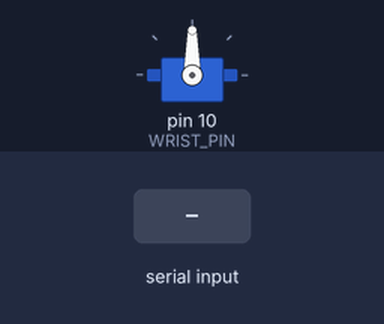
A sketch run on a simulated Arduino Uno, built with avr-gcc and run on an emulated ATmega328P. On the bench: servo. The test bench sets the inputs (shaded band). What the sketch prints to the serial monitor is not drawn.

Above: at 2.7 s.
2.8 s: "+" received over Serial
At 3.6 s:
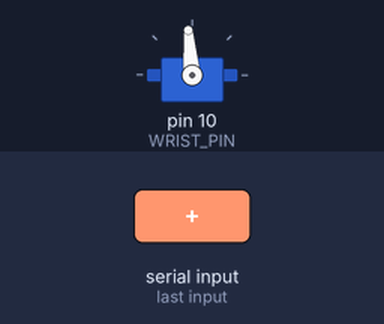
4.3 s: "+" received over Serial
At 4.8 s:
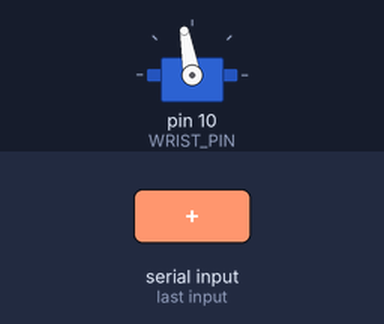
5.8 s: "-" received over Serial
At 7.1 s:
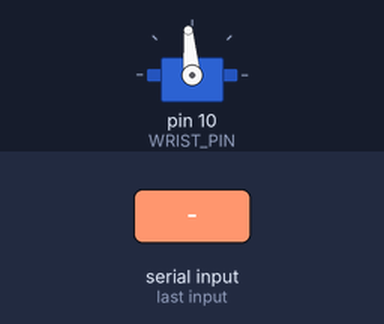
Timing chart, 0 to 8.3 s (numbered marks = the images above; inputs shaded):
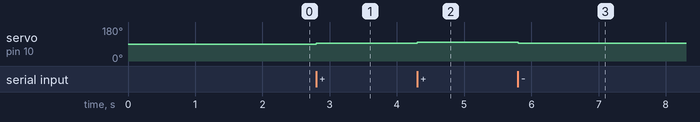

The sketch:

step3_one_servo.ino
```cpp
// ═══════════════════════════════════════════════════════════
// STEP 3 — One Servo (Wrist)
//
// WHAT THIS DOES:
//   Controls a single servo motor (the wrist joint).
//   A servo is different from a drive motor — instead of
//   spinning continuously, it moves to an exact angle
//   (like a clock hand pointing to a specific position).
//
// WHAT YOU LEARN:
//   - The Servo library (built into Arduino)
//   - Tracking an angle with a variable
//   - Setting min/max limits so the servo doesn't over-rotate
//
// HOW TO TEST:
//   1. Upload to Arduino
//   2. Open Serial Monitor (9600 baud)
//   3. Send + → servo nudges up 5 degrees
//   4. Send - → servo nudges down 5 degrees
//   5. Send 0 → servo returns to center (90°)
//   6. Watch the angle print after each move
// ═══════════════════════════════════════════════════════════


// This line loads the Servo library — a collection of code
// that someone already wrote so we don't have to figure out
// the low-level signal timing ourselves.
#include <Servo.h>


// ── WRIST SERVO SETTINGS ─────────────────────────────────
// PIN   = which Arduino pin the servo's signal wire is on
// MIN   = lowest angle we allow (protects the hardware)
// MAX   = highest angle we allow
// START = where the servo begins when powered on
const int WRIST_PIN   = 10;
const int WRIST_MIN   = 45;    // degrees — don't go below this
const int WRIST_MAX   = 135;   // degrees — don't go above this
const int WRIST_START = 90;    // degrees — center position


// ── SERVO OBJECT ─────────────────────────────────────────
// "Servo wristServo" creates a servo controller.
// Think of it as a remote control — you tell it an angle
// and it moves the physical servo to that position.
Servo wristServo;

// This variable remembers the current angle.
// We change this number, then tell the servo to go there.
int wristAngle = WRIST_START;


// ══════════════════════════════════════════════════════════
// SETUP
// ══════════════════════════════════════════════════════════
void setup() {
  Serial.begin(9600);

  // "attach" connects our servo object to the physical pin.
  // After this line, we can use wristServo.write(angle) to move it.
  wristServo.attach(WRIST_PIN);

  // Move the servo to its starting position.
  wristServo.write(wristAngle);

  Serial.println("Step 3 ready — send + / - / 0");
  Serial.print("Wrist angle: ");
  Serial.println(wristAngle);
}


// ══════════════════════════════════════════════════════════
// LOOP
// ══════════════════════════════════════════════════════════
void loop() {

  if (Serial.available() > 0) {
    char cmd = Serial.read();

    switch (cmd) {

      // ── NUDGE UP ──
      // Add 5 degrees to the angle.
      // If the result would exceed WRIST_MAX, clamp it.
      // "Clamping" = forcing a number to stay within bounds.
      case '+':
        wristAngle = wristAngle + 5;
        if (wristAngle > WRIST_MAX) {
          wristAngle = WRIST_MAX;   // don't exceed the limit
        }
        wristServo.write(wristAngle);
        Serial.print("Wrist angle: ");
        Serial.println(wristAngle);
        break;

      // ── NUDGE DOWN ──
      // Subtract 5 degrees. Clamp at WRIST_MIN.
      case '-':
        wristAngle = wristAngle - 5;
        if (wristAngle < WRIST_MIN) {
          wristAngle = WRIST_MIN;   // don't go below the limit
        }
        wristServo.write(wristAngle);
        Serial.print("Wrist angle: ");
        Serial.println(wristAngle);
        break;

      // ── CENTER ──
      // Jump straight back to the starting position.
      case '0':
        wristAngle = WRIST_START;
        wristServo.write(wristAngle);
        Serial.print("Wrist centered: ");
        Serial.println(wristAngle);
        break;
    }
  }
}
```

Measured:
- after the input at 2.8 s, servo on pin 10 (WRIST_PIN): 90° → 95° at once
- after the input at 4.3 s, servo on pin 10 (WRIST_PIN): 95° → 100° at once
- after the input at 5.8 s, servo on pin 10 (WRIST_PIN): 100° → 95° at once
